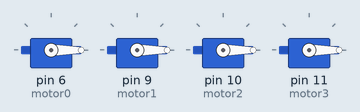
A sketch run on a simulated Arduino Uno, built with avr-gcc and run on an emulated ATmega328P. On the bench: 4 × servo. What the sketch prints to the serial monitor is not drawn.

Above: at 0.4 s.
At 0.8 s:
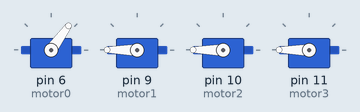
Timing chart, 0 to 40.0 s (numbered marks = the images above):
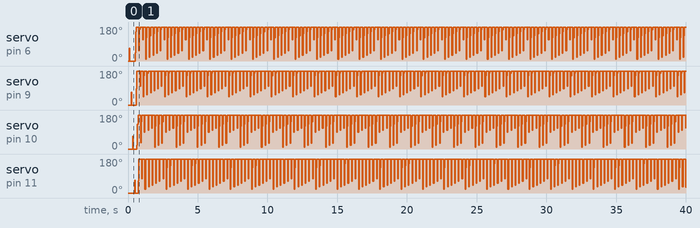

The sketch:

mot4.ino
```cpp
#include <Servo.h>
Servo motor0;
Servo motor1;
Servo motor2;
Servo motor3;

void setup()
{
    Serial.begin(9600);
    Serial.println("OG!");
    motor0.attach(6,999,2001);
    for (int i = 0; i<1502;i++){
      motor0.writeMicroseconds(i);
    }
    for (int i = 0; i<499;i++){
      motor0.writeMicroseconds(1500-i);
    }
    motor0.writeMicroseconds(1000);
    motor1.attach(9,999,2001);

    for (int i = 0; i<1502;i++){
      motor1.writeMicroseconds(i);
    }
    for (int i = 0; i<499;i++){
      motor1.writeMicroseconds(1500-i);
    }
    motor1.writeMicroseconds(1000);
    motor2.attach(10,999,2001);

    for (int i = 0; i<1502;i++){
      motor2.writeMicroseconds(i);
    }
    for (int i = 0; i<499;i++){
      motor2.writeMicroseconds(1500-i);
    }
    motor2.writeMicroseconds(1000);
    motor3.attach(11,999,2001);

    for (int i = 0; i<1502;i++){
      motor3.writeMicroseconds(i);
    }
    for (int i = 0; i<499;i++){
      motor3.writeMicroseconds(1500-i);
    }
    motor3.writeMicroseconds(1000);

}

void loop()
{
    for (int i = 1000; i<2000;i++){
        motor0.writeMicroseconds(i);
      }
    for (int i = 1000; i<2000;i++){
        motor1.writeMicroseconds(i);
      }
    for (int i = 1000; i<2000;i++){
        motor2.writeMicroseconds(i);
      }
    for (int i = 1000; i<2000;i++){
        motor3.writeMicroseconds(i);
      }

}
```
